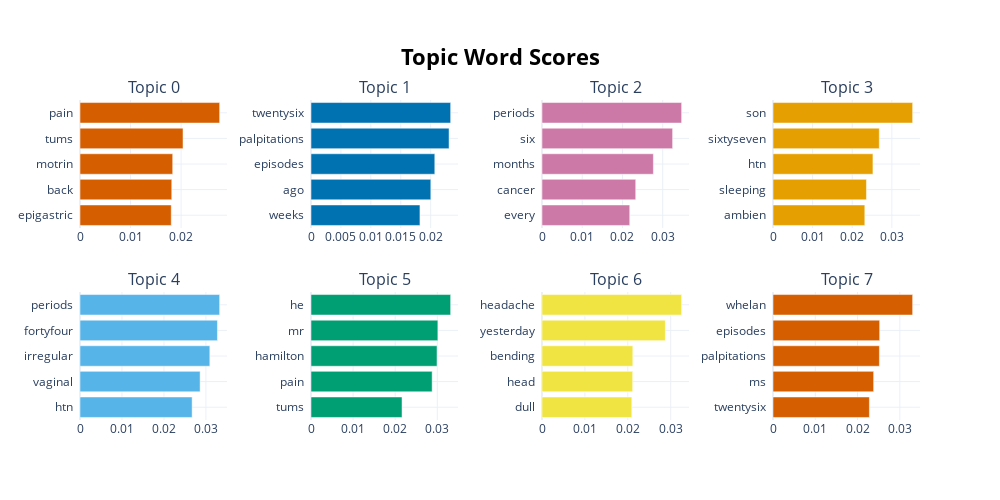

The cell this chart's notebook holds for it:
### Code cell
topic_model.visualize_barchart(top_n_topics=8)

### Figure 1 — Plotly figure (JSON) as saved in the notebook; plotly's stock layout.template omitted (floating-point values rounded to 4 significant figures)
{"data": [{"marker": {"color": "#D55E00"}, "orientation": "h", "type": "bar", "x": [0.01805, 0.01816, 0.01834, 0.02038, 0.02763], "xaxis": "x", "y": ["epigastric  ", "back  ", "motrin  ", "tums  ", "pain  "], "yaxis": "y"}, {"marker": {"color": "#0072B2"}, "orientation": "h", "type": "bar", "x": [0.01821, 0.02002, 0.02069, 0.02307, 0.02334], "xaxis": "x2", "y": ["weeks  ", "ago  ", "episodes  ", "palpitations  ", "twentysix  "], "yaxis": "y2"}, {"marker": {"color": "#CC79A7"}, "orientation": "h", "type": "bar", "x": [0.02181, 0.02329, 0.02769, 0.03247, 0.03471], "xaxis": "x3", "y": ["every  ", "cancer  ", "months  ", "six  ", "periods  "], "yaxis": "y3"}, {"marker": {"color": "#E69F00"}, "orientation": "h", "type": "bar", "x": [0.02317, 0.02359, 0.02523, 0.02682, 0.03525], "xaxis": "x4", "y": ["ambien  ", "sleeping  ", "htn  ", "sixtyseven  ", "son  "], "yaxis": "y4"}, {"marker": {"color": "#56B4E9"}, "orientation": "h", "type": "bar", "x": [0.02671, 0.02861, 0.03093, 0.03275, 0.03327], "xaxis": "x5", "y": ["htn  ", "vaginal  ", "irregular  ", "fortyfour  ", "periods  "], "yaxis": "y5"}, {"marker": {"color": "#009E73"}, "orientation": "h", "type": "bar", "x": [0.02163, 0.02878, 0.02994, 0.03014, 0.03318], "xaxis": "x6", "y": ["tums  ", "pain  ", "hamilton  ", "mr  ", "he  "], "yaxis": "y6"}, {"marker": {"color": "#F0E442"}, "orientation": "h", "type": "bar", "x": [0.02094, 0.02113, 0.02117, 0.02875, 0.03255], "xaxis": "x7", "y": ["dull  ", "head  ", "bending  ", "yesterday  ", "headache  "], "yaxis": "y7"}, {"marker": {"color": "#D55E00"}, "orientation": "h", "type": "bar", "x": [0.0228, 0.02381, 0.02516, 0.02523, 0.03303], "xaxis": "x8", "y": ["twentysix  ", "ms  ", "palpitations  ", "episodes  ", "whelan  "], "yaxis": "y8"}], "layout": {"annotations": [{"font": {"size": 16}, "showarrow": false, "text": "Topic 0", "x": 0.0875, "xanchor": "center", "xref": "paper", "y": 1, "yanchor": "bottom", "yref": "paper"}, {"font": {"size": 16}, "showarrow": false, "text": "Topic 1", "x": 0.3625, "xanchor": "center", "xref": "paper", "y": 1, "yanchor": "bottom", "yref": "paper"}, {"font": {"size": 16}, "showarrow": false, "text": "Topic 2", "x": 0.6375, "xanchor": "center", "xref": "paper", "y": 1, "yanchor": "bottom", "yref": "paper"}, {"font": {"size": 16}, "showarrow": false, "text": "Topic 3", "x": 0.9125, "xanchor": "center", "xref": "paper", "y": 1, "yanchor": "bottom", "yref": "paper"}, {"font": {"size": 16}, "showarrow": false, "text": "Topic 4", "x": 0.0875, "xanchor": "center", "xref": "paper", "y": 0.4, "yanchor": "bottom", "yref": "paper"}, {"font": {"size": 16}, "showarrow": false, "text": "Topic 5", "x": 0.3625, "xanchor": "center", "xref": "paper", "y": 0.4, "yanchor": "bottom", "yref": "paper"}, {"font": {"size": 16}, "showarrow": false, "text": "Topic 6", "x": 0.6375, "xanchor": "center", "xref": "paper", "y": 0.4, "yanchor": "bottom", "yref": "paper"}, {"font": {"size": 16}, "showarrow": false, "text": "Topic 7", "x": 0.9125, "xanchor": "center", "xref": "paper", "y": 0.4, "yanchor": "bottom", "yref": "paper"}], "height": 500, "hoverlabel": {"bgcolor": "white", "font": {"family": "Rockwell", "size": 16}}, "showlegend": false, "title": {"font": {"color": "Black", "size": 22}, "text": "<b>Topic Word Scores", "x": 0.5, "xanchor": "center", "yanchor": "top"}, "width": 1000, "xaxis": {"anchor": "y", "autorange": true, "domain": [0, 0.175], "range": [0, 0.02908], "showgrid": true, "type": "linear"}, "xaxis2": {"anchor": "y2", "autorange": true, "domain": [0.275, 0.45], "range": [0, 0.02457], "showgrid": true, "type": "linear"}, "xaxis3": {"anchor": "y3", "autorange": true, "domain": [0.55, 0.725], "range": [0, 0.03654], "showgrid": true, "type": "linear"}, "xaxis4": {"anchor": "y4", "autorange": true, "domain": [0.825, 1], "range": [0, 0.03711], "showgrid": true, "type": "linear"}, "xaxis5": {"anchor": "y5", "autorange": true, "domain": [0, 0.175], "range": [0, 0.03502], "showgrid": true, "type": "linear"}, "xaxis6": {"anchor": "y6", "autorange": true, "domain": [0.275, 0.45], "range": [0, 0.03492], "showgrid": true, "type": "linear"}, "xaxis7": {"anchor": "y7", "autorange": true, "domain": [0.55, 0.725], "range": [0, 0.03426], "showgrid": true, "type": "linear"}, "xaxis8": {"anchor": "y8", "autorange": true, "domain": [0.825, 1], "range": [0, 0.03477], "showgrid": true, "type": "linear"}, "yaxis": {"anchor": "x", "autorange": true, "domain": [0.6, 1], "range": [-0.5, 4.5], "showgrid": true, "type": "category"}, "yaxis2": {"anchor": "x2", "autorange": true, "domain": [0.6, 1], "range": [-0.5, 4.5], "showgrid": true, "type": "category"}, "yaxis3": {"anchor": "x3", "autorange": true, "domain": [0.6, 1], "range": [-0.5, 4.5], "showgrid": true, "type": "category"}, "yaxis4": {"anchor": "x4", "autorange": true, "domain": [0.6, 1], "range": [-0.5, 4.5], "showgrid": true, "type": "category"}, "yaxis5": {"anchor": "x5", "autorange": true, "domain": [0, 0.4], "range": [-0.5, 4.5], "showgrid": true, "type": "category"}, "yaxis6": {"anchor": "x6", "autorange": true, "domain": [0, 0.4], "range": [-0.5, 4.5], "showgrid": true, "type": "category"}, "yaxis7": {"anchor": "x7", "autorange": true, "domain": [0, 0.4], "range": [-0.5, 4.5], "showgrid": true, "type": "category"}, "yaxis8": {"anchor": "x8", "autorange": true, "domain": [0, 0.4], "range": [-0.5, 4.5], "showgrid": true, "type": "category"}}}
